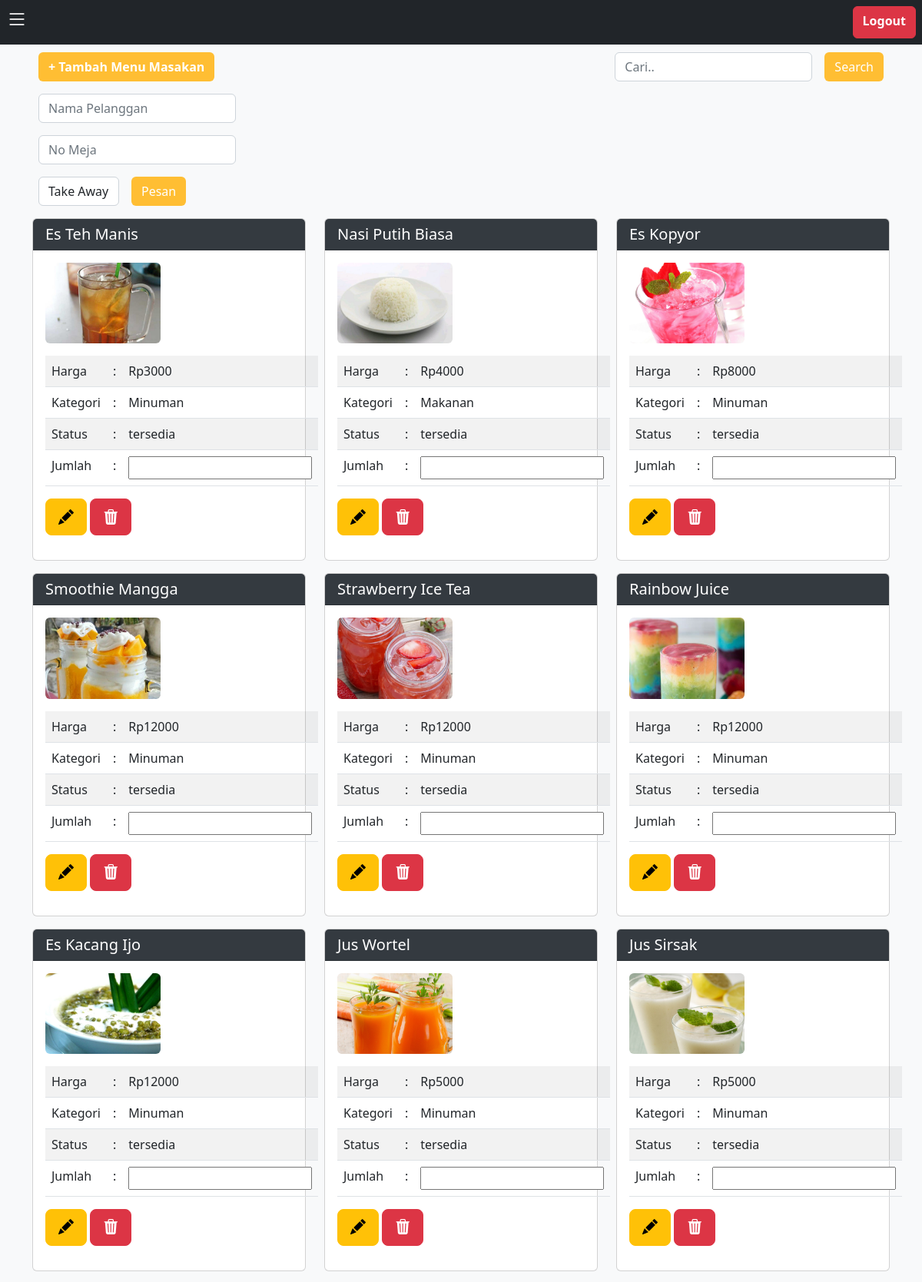
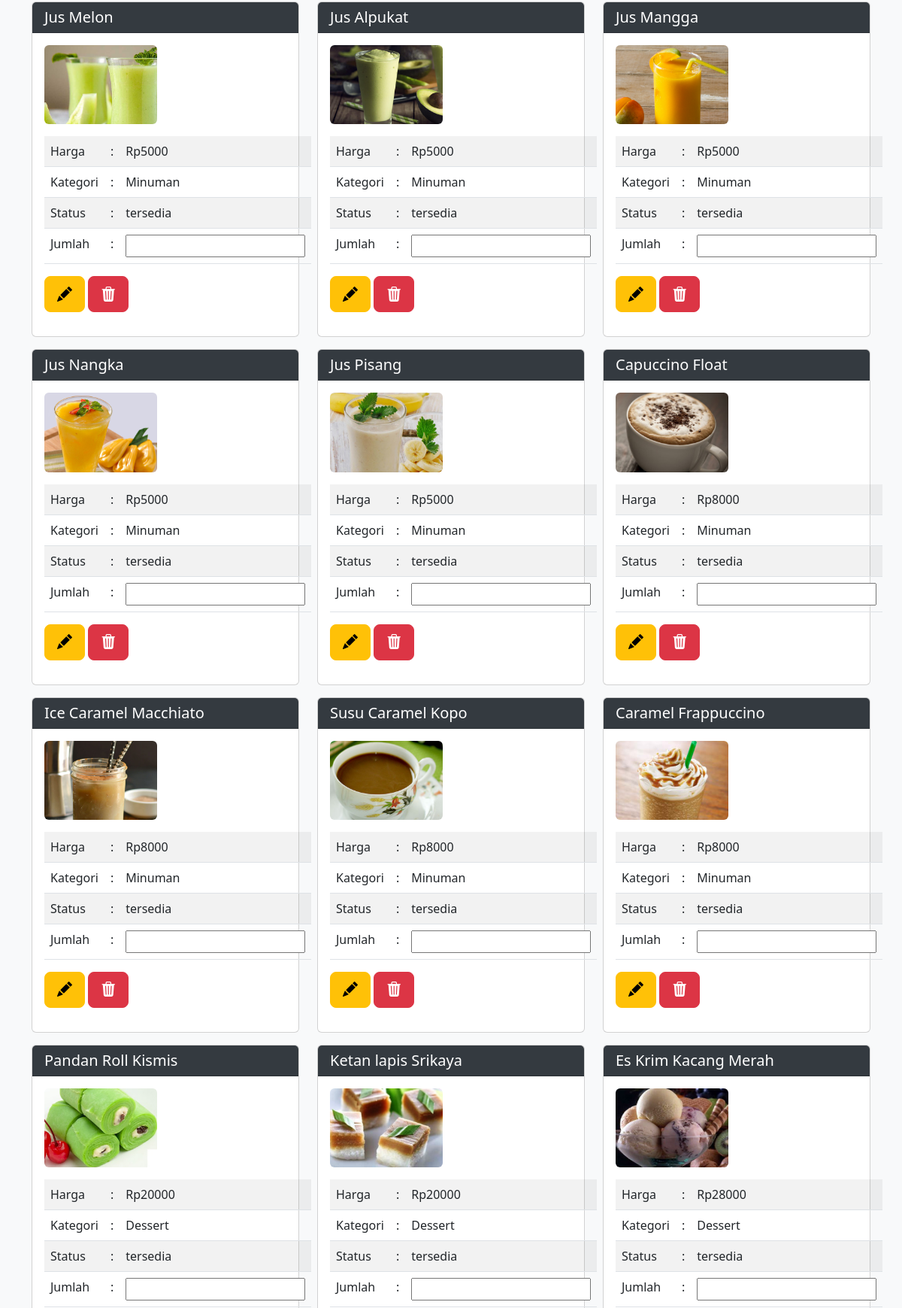
/index.php (signed in, upper part), run on the app's committed database (2 pictures, top to bottom).
### tables this page shows
CREATE TABLE `menu` (
  `id_menu` int(11) NOT NULL,
  `kode_menu` varchar(12) NOT NULL,
  `nama` varchar(100) DEFAULT NULL,
  `harga` int(11) DEFAULT NULL,
  `gambar` varchar(100) DEFAULT NULL,
  `kategori` varchar(100) DEFAULT NULL,
  `status` enum('tersedia','tidak tersedia') DEFAULT NULL
);

### function.php (called while the page is built, shortened)
<?php
$koneksi = mysqli_connect("localhost", "root", "", "senayan");
function ambil_data($query) {
    global $koneksi;
    $db = [];
    $sql_query = mysqli_query($koneksi, $query);
    while ($q = mysqli_fetch_assoc($sql_query)) {
        array_push($db, $q);
    }
    return $db;
}

### halaman/beranda.php (the view, shortened to what this page needs)
<div class="d-flex flex-wrap justify-content-between">
<?php if (isset($_SESSION["akun-admin"])) { ?>
<nav class="navbar navbar-light">
    <a class="btn header-orange fw-bold mx-2" href="tambah.php">+ Tambah Menu Masakan</a>
</nav>
<?php } ?>
    <nav class="navbar navbar-light">
        <form action="index.php" method="GET" class="form-inline d-flex">
            <input class="form-control mx-sm-2" type="search" autocomplete="off" name="key-search" placeholder="Cari..">
            <button class="btn header-orange mx-2" name="search">Search</button>
        </form>
    </nav>
</div>
<form action="index.php" method="POST">
    <div class="d-flex">
        <input class="form-control mx-sm-2 my-2 w-auto" type="text" name="pelanggan" placeholder="Nama Pelanggan" required autocomplete="off">
    </div><input class="form-control mx-sm-2 my-2 w-auto" type="text" name="meja" placeholder="No Meja" required autocomplete="off">
       <div class="d-flex"> <select class="form-control mx-sm-2 my-2 w-auto" name="jenis_pesanan" required>
            <option value="Take Away">Take Away</option>
        </select>
        <button class="btn header-orange my-2 mx-2" name="pesan">Pesan</button>
    </div>
<div class="row">
    <?php
    $i = 1;
    foreach ($menu as $m) { ?>
        <div class="col-sm-4 mx-auto m-2">
            <div class="card">
                <h5 class="card-header header-gelap"><?= $m["nama"]; ?></h5>
                <div class="card-body">
                    <p><img class="rounded" src="src/img/<?= $m["gambar"]; ?>" width="150"></p>
                    <table class="table table-striped table-responsive-sm">
                        <tr>
                            <td>Harga</td>
                            <td>:</td>
                            <td class="card-text">Rp<?= $m["harga"]; ?></td>
                        </tr>
                        <tr>
                            <td>Kategori</td>
                            <td>:</td>
                            <td class="card-text"><?= $m["kategori"]; ?></td>
                        </tr>
                        <tr>
                            <td>Status</td>
                            <td>:</td>
                            <td class="card-text"><?= $m["status"]; ?></td>
                        </tr>
                        <tr>
                            <td>Jumlah</td>
                            <td>:</td>
                            <td class="card-text"><input min="0" type="number" name="qty<?= $i ?>"></td>
                        </tr>
                    </table>
                    <?php if (isset($_SESSION["akun-admin"])) { ?>
                    <p>
                        <a class="btn btn-lg btn-warning" title="Edit" href="edit.php?id_menu=<?= $m["id_menu"]; ?>">
                            <i class="bi bi-pencil-fill"></i>
                        </a>
                        <a class="btn btn-lg btn-danger" title="Hapus" href="hapus.php?id_menu=<?= $m["id_menu"]; ?>" onclick="return confirm('Ingin Menghapus Menu?')">
                            <i class="bi bi-trash3-fill"></i>
                        </a>
                    </p>
                    <?php } ?>
                </div>
            </div>
        </div>
    <?php $i++; } ?>
    </form>
</div>

### index.php (shortened to what this page needs)
<?php
require_once "function.php";
if (isset($_GET["transaksi"])) {
    $menu = ambil_data("SELECT * FROM transaksi");
} else if (isset($_GET["pesanan"])) {
    $menu = ambil_data("SELECT p.kode_pesanan, tk.nama_pelanggan, tk.jenis_pesanan, tk.meja, p.kode_menu, p.qty
                        FROM pesanan AS p
                        JOIN transaksi AS tk ON (tk.kode_pesanan = p.kode_pesanan)
                      ");
} else {
    if (!isset($_GET["search"])) {
        $menu = ambil_data("SELECT * FROM menu ORDER BY kode_menu DESC");
    }
}
?>
<!DOCTYPE html>
<html lang="en">
<head>
    <link rel="stylesheet" href="./src/css/bootstrap-5.2.0/css/bootstrap.min.css">
    <link rel="stylesheet" href="./src/css/bootstrap-icons-1.8.3/bootstrap-icons.css">
</head>
<body class="bg-light">
    <div class="container-fluid position-fixed top-0 bg-dark p-2 d-flex justify-content-between" style="z-index: 2;">
        <div class="text-white h3 d-flex">
            <span id="menu-list" role="button"><i class="bi bi-list"></i></span>
        </div>
        <a class="btn btn-danger fw-bold" href="logout.php" onclick="return confirm('Ingin Logout?')">Logout</a>
    </div>
    <div class="container" style="z-index: -1; margin-top: 60px;">
    <?php
    if (isset($_GET["pesanan"])) include "halaman/pesanan.php";
    else if (isset($_GET["transaksi"])) include "halaman/transaksi.php";
    else if (isset($_GET["pendapatan"])) include "halaman/pendapatan.php";
    else include "halaman/beranda.php";
    ?>
</body>
</html>

### index.php (style rules this page uses)
.header-gelap { background-color: #343a40; color: white; }
.header-orange { background-color: #ffbe33; color: white; }

### data on the page
menu: nama "Es Teh Manis", gambar (picture), harga "3000", kategori "Minuman", status "tersedia"
menu: nama "Nasi Putih Biasa", gambar (picture), harga "4000", kategori "Makanan", status "tersedia"
menu: nama "Es Kopyor", gambar (picture), harga "8000", kategori "Minuman", status "tersedia"
menu: nama "Smoothie Mangga", gambar (picture), harga "12000", kategori "Minuman", status "tersedia"
menu: nama "Strawberry Ice Tea", gambar (picture), harga "12000", kategori "Minuman", status "tersedia"
menu: nama "Rainbow Juice", gambar (picture), harga "12000", kategori "Minuman", status "tersedia"
menu: nama "Es Kacang Ijo", gambar (picture), harga "12000", kategori "Minuman", status "tersedia"
menu: nama "Jus Wortel", gambar (picture), harga "5000", kategori "Minuman", status "tersedia"
menu: nama "Jus Sirsak", gambar (picture), harga "5000", kategori "Minuman", status "tersedia"
menu: nama "Jus Melon", gambar (picture), harga "5000", kategori "Minuman", status "tersedia"
menu: nama "Jus Alpukat", gambar (picture), harga "5000", kategori "Minuman", status "tersedia"
menu: nama "Jus Mangga", gambar (picture), harga "5000", kategori "Minuman", status "tersedia"
menu: nama "Jus Nangka", gambar (picture), harga "5000", kategori "Minuman", status "tersedia"
menu: nama "Jus Pisang", gambar (picture), harga "5000", kategori "Minuman", status "tersedia"
menu: nama "Capuccino Float", gambar (picture), harga "8000", kategori "Minuman", status "tersedia"
menu: nama "Ice Caramel Macchiato", gambar (picture), harga "8000", kategori "Minuman", status "tersedia"
menu: nama "Susu Caramel Kopo", gambar (picture), harga "8000", kategori "Minuman", status "tersedia"
menu: nama "Caramel Frappuccino", gambar (picture), harga "8000", kategori "Minuman", status "tersedia"
menu: nama "Pandan Roll Kismis", gambar (picture), harga "20000", kategori "Dessert", status "tersedia"
menu: nama "Ketan lapis Srikaya", gambar (picture), harga "20000", kategori "Dessert", status "tersedia"
menu: nama "Es Krim Kacang Merah", gambar (picture), harga "28000", kategori "Dessert", status "tersedia"
